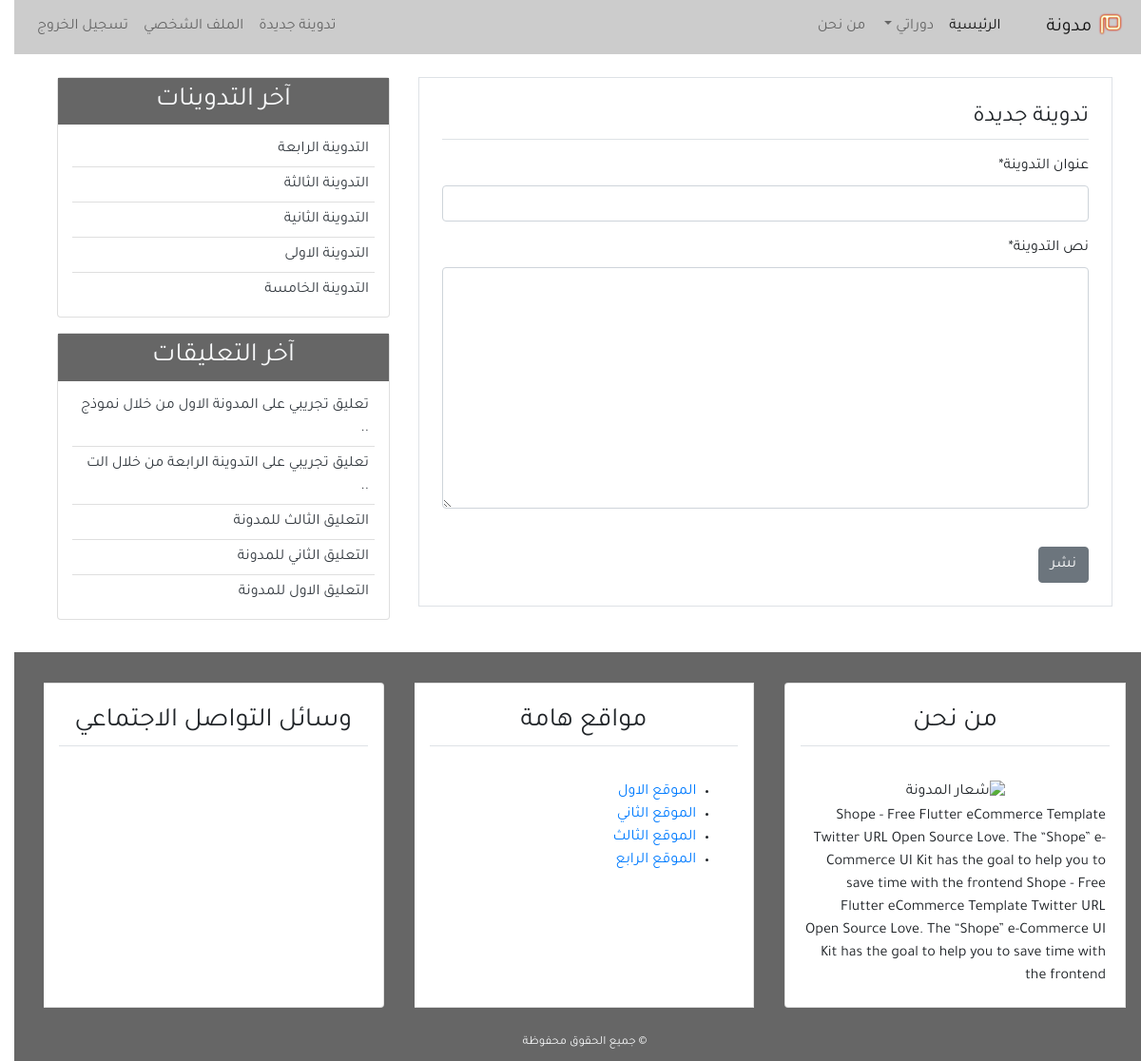
Before: /new_post/ (signed in) with the older database file.
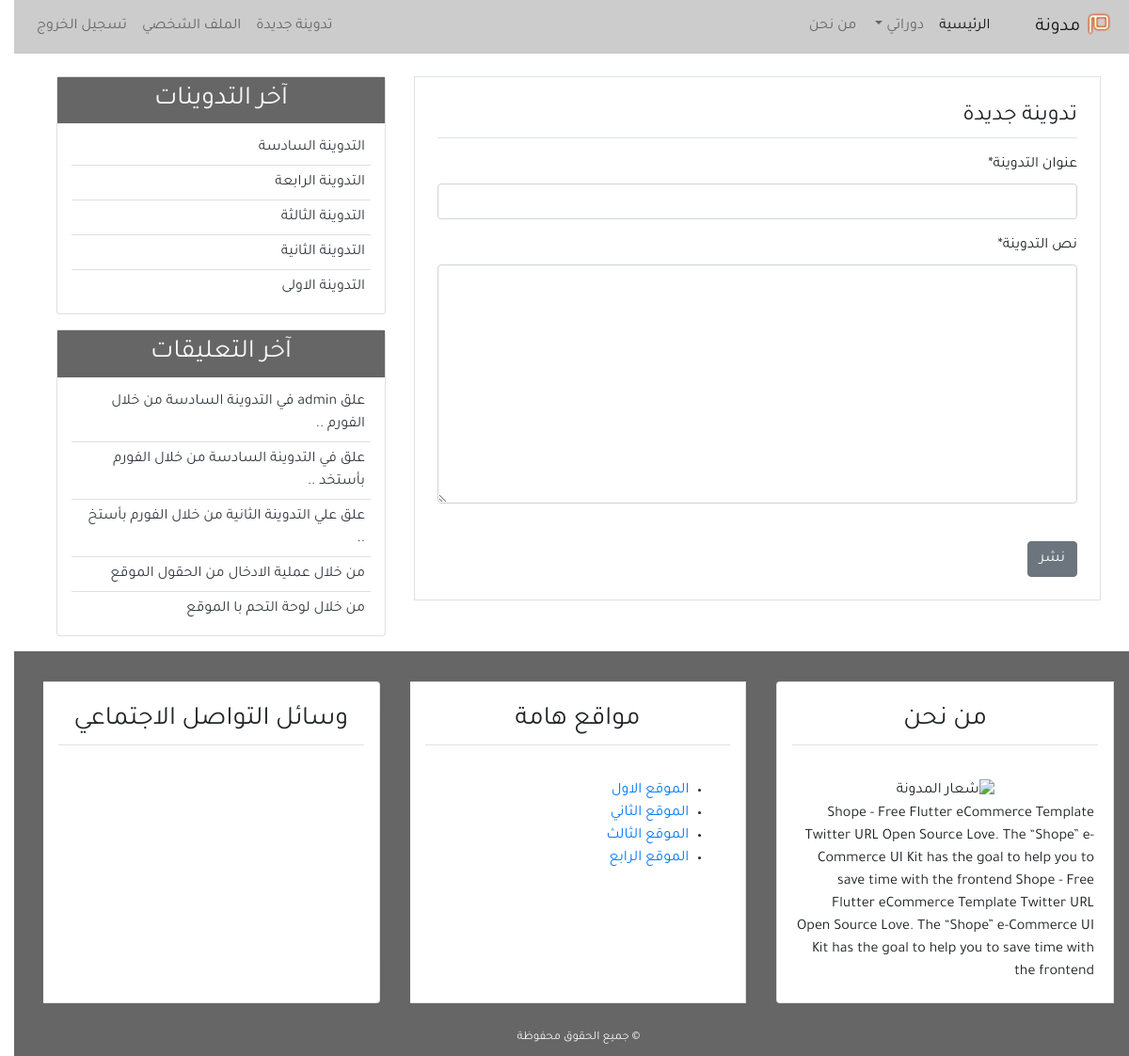
After: the same page with the newer database file.
### app_blog/models.py (models this page shows, shortened)
class Post(models.Model):
    title = models.CharField(max_length=100)
    content = models.TextField()
    post_date = models.DateTimeField(default=timezone.now)
    post_update = models.DateTimeField(auto_now=True)
    author = models.ForeignKey(User, on_delete=models.CASCADE)
    class Meta:
        ordering = ('-post_date', )

class Comment(models.Model):
    name = models.CharField(max_length=50, verbose_name='الاسم')
    email = models.EmailField(verbose_name='البريد الإلكتروني')
    body = models.TextField(verbose_name='التعليق')
    comment_date = models.DateTimeField(auto_now_add=True)
    active = models.BooleanField(default=False)
    post = models.ForeignKey(
        Post, on_delete=models.CASCADE, related_name='comments')
    class Meta:
        ordering = ('-comment_date', )

### app_blog/views.py (the view, shortened to what this page needs)
# urls.py: path('new_post/', PostCreateView.as_view(), name='new_post'),
class PostCreateView(LoginRequiredMixin, CreateView):
    model = Post
    template_name = 'app_blog/new_post.html'
    form_class = PostCreateForm

### app_blog/forms.py
class PostCreateForm(forms.ModelForm):
    title = forms.CharField(label='عنوان التدوينة')
    content = forms.CharField(label='نص التدوينة', widget=forms.Textarea)
    class Meta:
        model = Post
        fields = ['title', 'content']

### app_blog/templatetags/post_tag.py (called while the page is built)
@register.inclusion_tag('app_blog/latest_posts.html')
def latest_posts():
    context = {
        'l_posts': Post.objects.all()[0:5],
    }
    return context

@register.inclusion_tag('app_blog/latest_comments.html')
def latest_comments():
    context = {
        'l_comments': Comment.objects.filter(active=True)[:5],
    }
    return context

### app_blog/templates/app_blog/new_post.html (shortened to what this page needs)
{% extends 'app_blog/base.html' %}
{% block content %}
{% load crispy_forms_tags%}
<div class="border p-4 mb-5">
    <legend class="border-bottom pb-1 mb-3">تدوينة جديدة</legend>
    <form method="POST">
        {{form|crispy}}
        <input class="btn btn-secondary mt-4" type="submit" value="نشر">
    </form>
</div>
{% endblock content %}

### app_blog/templates/app_blog/latest_posts.html
<ul class="list-group-flush latest-post">
  {% for post in l_posts %}
  <li class="list-group-item latest-post-item">
    <a class="text-dark" href="{% url 'detail' post.id %}">{{post.title}}</a>
  </li>
  {% endfor %}
</ul>

### app_blog/templates/app_blog/latest_comments.html
<ul class="list-group-flush latest-comment">
  {% for comment in l_comments %}
  <li class="list-group-item latest-comment-item">
    <a class="text-dark" href="{% url 'detail' comment.post.id %}">
      {% if comment.body|length > 40 %} {{comment.body|slice:'45'}} ..
      {% else %}
      {{comment.body}} {% endif %}
    </a>
  </li>
  {% empty %}
  <li class="list-group-item latest-comment-item">لا يوجد تعليقات</li>
  {% endfor %}
</ul>

Changed rows visible on the page:
no longer on this page (row unchanged): Post: title "التدوينة الخامسة"
no longer on this page (row unchanged): Comment: body "تعليق تجريبي على المدونة الاول من خلال نموذج"
removed Comment: body "تعليق تجريبي على التدوينة الرابعة من خلال الت"
no longer on this page (row unchanged): Comment: body "التعليق الثالث للمدونة"
no longer on this page (row unchanged): Comment: body "التعليق الثاني للمدونة"
no longer on this page (row unchanged): Comment: body "التعليق الاول للمدونة"
added Post: title "التدوينة السادسة"
added Comment: body "علق admin في التدوينة السادسة من خلال الفورم"
added Comment: body "علق في التدوينة السادسة من خلال الفورم بأستخد"
added Comment: body "علق علي التدوينة الثانية من خلال الفورم بأستخ"
added Comment: body "من خلال عملية الادخال من الحقول الموقع"
added Comment: body "من خلال لوحة التحم با الموقع"
